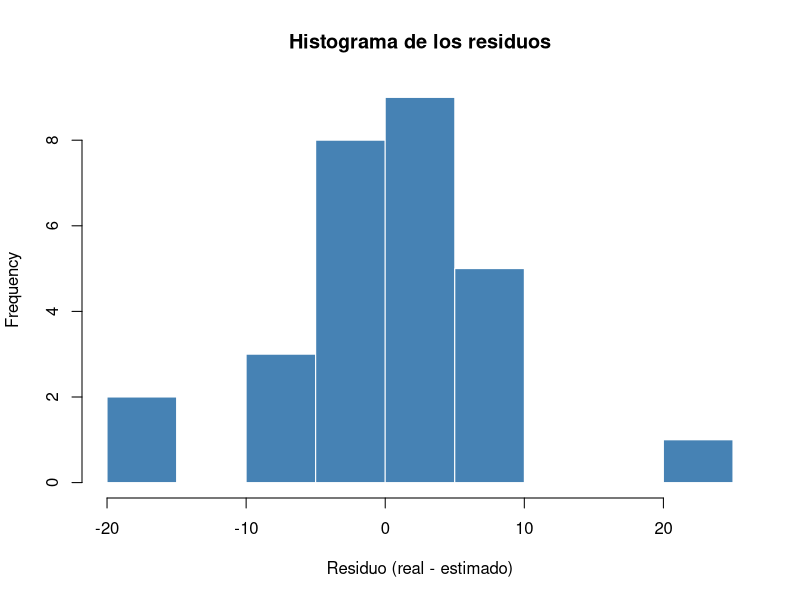
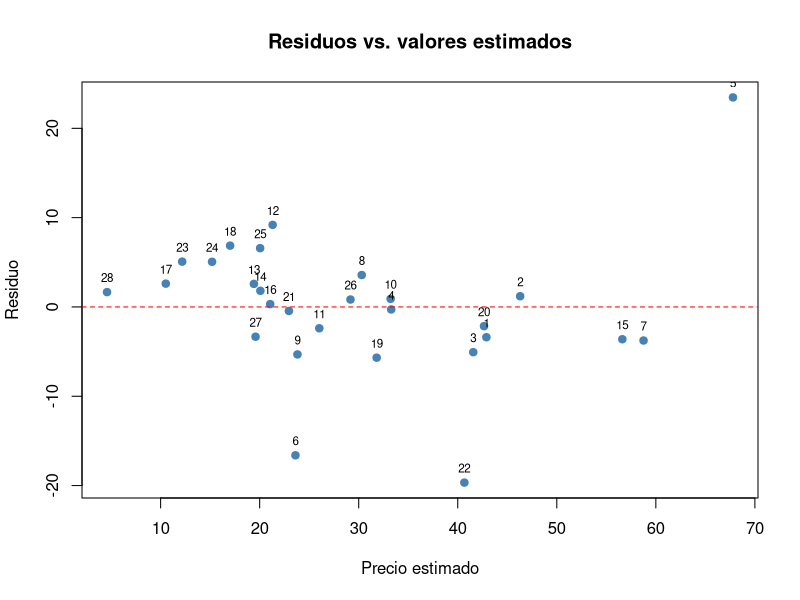

R code for these plots, in order:
## ---- chunk 1
knitr::opts_chunk$set(echo = TRUE, message = FALSE, warning = FALSE)
## ---- chunk 2
datos <- read.csv("CasoAccionesBD.csv", fileEncoding = "UTF-8-BOM")

dim(datos)
str(datos)
## ---- chunk 3
fila_encabezado <- which(datos$Accion == "Accion")
fila_encabezado

estimacion <- datos[!is.na(datos$Y), ]   # las 28 acciones con Y
prediccion <- datos[(fila_encabezado + 1):nrow(datos), names(datos) != "Y"]   # K, B, C, T, V sin Y

# Convertir las X a número
estimacion[, -1] <- lapply(estimacion[, -1], as.numeric)
prediccion[, -1] <- lapply(prediccion[, -1], as.numeric)

nrow(estimacion)
nrow(prediccion)
str(estimacion)
str(prediccion)

# Nombres que usan los siguientes chunks
anexo1 <- estimacion
anexo2 <- prediccion
anexo2$Nombre <- c("KIMBER A", "BIMBO A", "CEMEX", "TLEVISA CPO", "VITRO A")
anexo2$Precio_actual <- c(29.56, 65.51, 23.02, 25.93, 14.28)

summary(anexo1)
## ---- chunk 4
modelo_completo <- lm(Y ~ X1 + X2 + X3 + X4 + X5 + X6 + X7 + X8, data = anexo1)
summary(modelo_completo)
## ---- chunk 5
m1 <- lm(Y ~ X1 + X2 + X3 + X4 + X6 + X7 + X8, data = anexo1)  # sale X5
m2 <- lm(Y ~ X1 + X2 + X3 + X4 + X6 + X7, data = anexo1)       # sale X8
m3 <- lm(Y ~ X1 + X2 + X4 + X6 + X7, data = anexo1)            # sale X3
m4 <- lm(Y ~ X1 + X2 + X6 + X7, data = anexo1)                 # sale X4
summary(m4)                                                     # X7 tiene p = 0.136, sale
## ---- chunk 6
modelo <- lm(Y ~ X1 + X2 + X6, data = anexo1)
summary(modelo)
## ---- chunk 7
resumen <- summary(modelo)
resumen$r.squared       # R cuadrado
resumen$adj.r.squared   # R cuadrado ajustado
resumen$sigma           # Error estándar
## ---- chunk 8
resumen$fstatistic
pf(resumen$fstatistic[1], resumen$fstatistic[2], resumen$fstatistic[3],
   lower.tail = FALSE)
## ---- chunk 9
resumen$coefficients
## ---- chunk 10
round(cor(anexo1[, c("X1", "X2", "X6")]), 2)
## ---- chunk 11
residuos <- resid(modelo)
hist(residuos, breaks = 10, col = "steelblue", border = "white",
     main = "Histograma de los residuos", xlab = "Residuo (real - estimado)")
shapiro.test(residuos)
## ---- chunk 12
plot(fitted(modelo), residuos, pch = 19, col = "steelblue",
     main = "Residuos vs. valores estimados",
     xlab = "Precio estimado", ylab = "Residuo")
abline(h = 0, col = "red", lty = 2)
text(fitted(modelo), residuos, anexo1$Accion, pos = 3, cex = 0.7)

# Durbin-Watson (cerca de 2 = no hay autocorrelación)
sum(diff(residuos)^2) / sum(residuos^2)

# Breusch-Pagan (p < 0.05 = la varianza no es constante)
aux <- lm(residuos^2 ~ X1 + X2 + X6, data = anexo1)
pchisq(nrow(anexo1) * summary(aux)$r.squared, df = 3, lower.tail = FALSE)

# Distancia de Cook (mayor que 1 = observación influyente)
which(cooks.distance(modelo) > 1)
## ---- chunk 13
anexo2[, c("Nombre", "X1", "X2", "X3", "X4", "X5", "X6", "X7", "X8")]
sapply(anexo1[, c("X1", "X2", "X6")], median)   # medianas del Anexo 1
## ---- chunk 14
anexo2$Precio_modelo <- round(predict(modelo, newdata = anexo2), 2)
anexo2$Diferencia    <- round(anexo2$Precio_modelo - anexo2$Precio_actual, 2)
anexo2$Potencial_pct <- round(100 * anexo2$Diferencia / anexo2$Precio_actual, 1)

anexo2[order(-anexo2$Potencial_pct),
       c("Nombre", "Precio_actual", "Precio_modelo", "Diferencia", "Potencial_pct")]
